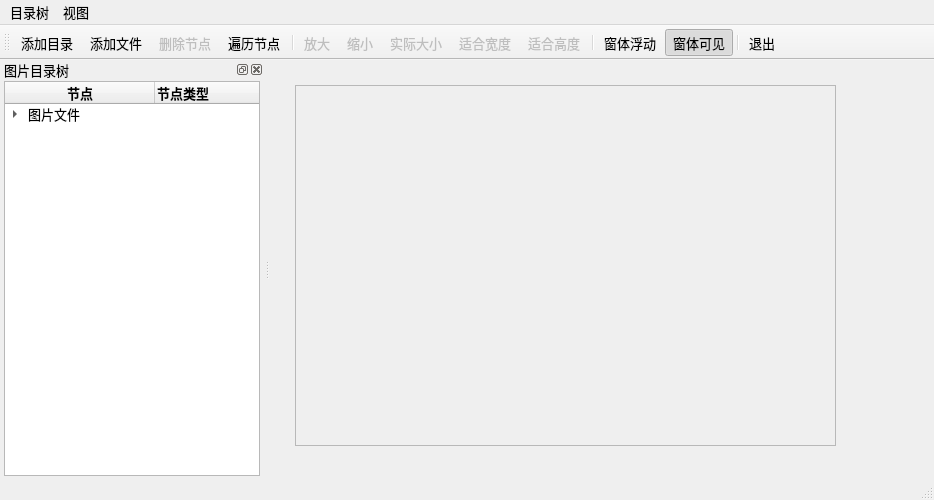
<?xml version="1.0" encoding="UTF-8"?>
<ui version="4.0">
 <class>MainWindow</class>
 <widget class="QMainWindow" name="MainWindow">
  <property name="geometry">
   <rect>
    <x>0</x>
    <y>0</y>
    <width>934</width>
    <height>500</height>
   </rect>
  </property>
  <property name="font">
   <font>
    <pointsize>10</pointsize>
   </font>
  </property>
  <property name="windowTitle">
   <string>QTreeWidget的使用</string>
  </property>
  <widget class="QWidget" name="centralWidget">
   <widget class="QScrollArea" name="scrollArea">
    <property name="geometry">
     <rect>
      <x>25</x>
      <y>25</y>
      <width>541</width>
      <height>361</height>
     </rect>
    </property>
    <property name="minimumSize">
     <size>
      <width>200</width>
      <height>0</height>
     </size>
    </property>
    <property name="sizeAdjustPolicy">
     <enum>QAbstractScrollArea::AdjustIgnored</enum>
    </property>
    <property name="widgetResizable">
     <bool>true</bool>
    </property>
    <property name="alignment">
     <set>Qt::AlignCenter</set>
    </property>
    <widget class="QWidget" name="scrollAreaWidgetContents">
     <property name="geometry">
      <rect>
       <x>0</x>
       <y>0</y>
       <width>539</width>
       <height>359</height>
      </rect>
     </property>
     <layout class="QVBoxLayout" name="verticalLayout_2">
      <item>
       <widget class="QLabel" name="LabPicture">
        <property name="text">
         <string/>
        </property>
        <property name="scaledContents">
         <bool>false</bool>
        </property>
        <property name="alignment">
         <set>Qt::AlignCenter</set>
        </property>
       </widget>
      </item>
     </layout>
    </widget>
   </widget>
  </widget>
  <widget class="QMenuBar" name="menuBar">
   <property name="geometry">
    <rect>
     <x>0</x>
     <y>0</y>
     <width>934</width>
     <height>23</height>
    </rect>
   </property>
   <widget class="QMenu" name="menuPic">
    <property name="title">
     <string>目录树</string>
    </property>
    <addaction name="actAddFolder"/>
    <addaction name="actAddFiles"/>
    <addaction name="actDeleteItem"/>
    <addaction name="actScanItems"/>
    <addaction name="separator"/>
    <addaction name="actQuit"/>
   </widget>
   <widget class="QMenu" name="menuView">
    <property name="title">
     <string>视图</string>
    </property>
    <addaction name="actZoomIn"/>
    <addaction name="actZoomOut"/>
    <addaction name="actZoomRealSize"/>
    <addaction name="actZoomFitW"/>
    <addaction name="actZoomFitH"/>
   </widget>
   <addaction name="menuPic"/>
   <addaction name="menuView"/>
  </widget>
  <widget class="QToolBar" name="mainToolBar">
   <property name="toolButtonStyle">
    <enum>Qt::ToolButtonTextUnderIcon</enum>
   </property>
   <attribute name="toolBarArea">
    <enum>TopToolBarArea</enum>
   </attribute>
   <attribute name="toolBarBreak">
    <bool>false</bool>
   </attribute>
   <addaction name="actAddFolder"/>
   <addaction name="actAddFiles"/>
   <addaction name="actDeleteItem"/>
   <addaction name="actScanItems"/>
   <addaction name="separator"/>
   <addaction name="actZoomIn"/>
   <addaction name="actZoomOut"/>
   <addaction name="actZoomRealSize"/>
   <addaction name="actZoomFitW"/>
   <addaction name="actZoomFitH"/>
   <addaction name="separator"/>
   <addaction name="actDockFloat"/>
   <addaction name="actDockVisible"/>
   <addaction name="separator"/>
   <addaction name="actQuit"/>
  </widget>
  <widget class="QStatusBar" name="statusBar"/>
  <widget class="QDockWidget" name="dockWidget">
   <property name="features">
    <set>QDockWidget::AllDockWidgetFeatures</set>
   </property>
   <property name="allowedAreas">
    <set>Qt::LeftDockWidgetArea|Qt::RightDockWidgetArea</set>
   </property>
   <property name="windowTitle">
    <string>图片目录树</string>
   </property>
   <attribute name="dockWidgetArea">
    <number>1</number>
   </attribute>
   <widget class="QWidget" name="dockWidgetContents">
    <layout class="QVBoxLayout" name="verticalLayout">
     <property name="leftMargin">
      <number>4</number>
     </property>
     <property name="topMargin">
      <number>2</number>
     </property>
     <property name="rightMargin">
      <number>4</number>
     </property>
     <property name="bottomMargin">
      <number>2</number>
     </property>
     <item>
      <widget class="QTreeWidget" name="treeFiles">
       <property name="columnCount">
        <number>2</number>
       </property>
       <attribute name="headerDefaultSectionSize">
        <number>150</number>
       </attribute>
       <column>
        <property name="text">
         <string>节点</string>
        </property>
        <property name="font">
         <font>
          <weight>75</weight>
          <bold>true</bold>
         </font>
        </property>
        <property name="textAlignment">
         <set>AlignCenter</set>
        </property>
       </column>
       <column>
        <property name="text">
         <string>节点类型</string>
        </property>
        <property name="font">
         <font>
          <weight>75</weight>
          <bold>true</bold>
         </font>
        </property>
        <property name="textAlignment">
         <set>AlignLeading|AlignVCenter</set>
        </property>
       </column>
       <item>
        <property name="text">
         <string>图片文件</string>
        </property>
        <property name="icon">
         <iconset resource="res.qrc">
          <normaloff>:/images/icons/15.ico</normaloff>:/images/icons/15.ico</iconset>
        </property>
        <item>
         <property name="text">
          <string>分组节点</string>
         </property>
         <property name="icon">
          <iconset resource="res.qrc">
           <normaloff>:/images/icons/open3.bmp</normaloff>:/images/icons/open3.bmp</iconset>
         </property>
         <item>
          <property name="text">
           <string>图片节点</string>
          </property>
          <property name="icon">
           <iconset resource="res.qrc">
            <normaloff>:/images/icons/31.ico</normaloff>:/images/icons/31.ico</iconset>
          </property>
         </item>
        </item>
        <item>
         <property name="text">
          <string>分组2</string>
         </property>
         <item>
          <property name="text">
           <string>图片2</string>
          </property>
          <property name="icon">
           <iconset resource="res.qrc">
            <normaloff>:/images/icons/31.ico</normaloff>:/images/icons/31.ico</iconset>
          </property>
         </item>
        </item>
       </item>
      </widget>
     </item>
    </layout>
   </widget>
  </widget>
  <action name="actAddFolder">
   <property name="icon">
    <iconset resource="res.qrc">
     <normaloff>:/images/icons/open3.bmp</normaloff>:/images/icons/open3.bmp</iconset>
   </property>
   <property name="text">
    <string>添加目录...</string>
   </property>
   <property name="toolTip">
    <string>添加目录</string>
   </property>
   <property name="shortcut">
    <string>Ctrl+F</string>
   </property>
  </action>
  <action name="actAddFiles">
   <property name="icon">
    <iconset resource="res.qrc">
     <normaloff>:/images/icons/824.bmp</normaloff>:/images/icons/824.bmp</iconset>
   </property>
   <property name="text">
    <string>添加文件...</string>
   </property>
   <property name="toolTip">
    <string>添加文件</string>
   </property>
   <property name="shortcut">
    <string>Ctrl+N</string>
   </property>
  </action>
  <action name="actZoomIn">
   <property name="enabled">
    <bool>false</bool>
   </property>
   <property name="icon">
    <iconset resource="res.qrc">
     <normaloff>:/images/icons/418.bmp</normaloff>:/images/icons/418.bmp</iconset>
   </property>
   <property name="text">
    <string>放大</string>
   </property>
   <property name="toolTip">
    <string>放大图片</string>
   </property>
   <property name="shortcut">
    <string>Ctrl+I</string>
   </property>
  </action>
  <action name="actZoomOut">
   <property name="enabled">
    <bool>false</bool>
   </property>
   <property name="icon">
    <iconset resource="res.qrc">
     <normaloff>:/images/icons/416.bmp</normaloff>:/images/icons/416.bmp</iconset>
   </property>
   <property name="text">
    <string>缩小</string>
   </property>
   <property name="toolTip">
    <string>缩小图片</string>
   </property>
   <property name="shortcut">
    <string>Ctrl+O</string>
   </property>
  </action>
  <action name="actZoomRealSize">
   <property name="enabled">
    <bool>false</bool>
   </property>
   <property name="icon">
    <iconset resource="res.qrc">
     <normaloff>:/images/icons/414.bmp</normaloff>:/images/icons/414.bmp</iconset>
   </property>
   <property name="text">
    <string>实际大小</string>
   </property>
   <property name="toolTip">
    <string>图片实际大小显示</string>
   </property>
  </action>
  <action name="actZoomFitW">
   <property name="enabled">
    <bool>false</bool>
   </property>
   <property name="icon">
    <iconset resource="res.qrc">
     <normaloff>:/images/icons/424.bmp</normaloff>:/images/icons/424.bmp</iconset>
   </property>
   <property name="text">
    <string>适合宽度</string>
   </property>
   <property name="toolTip">
    <string>适合宽度显示</string>
   </property>
   <property name="shortcut">
    <string>Ctrl+W</string>
   </property>
  </action>
  <action name="actDeleteItem">
   <property name="enabled">
    <bool>false</bool>
   </property>
   <property name="icon">
    <iconset resource="res.qrc">
     <normaloff>:/images/icons/delete1.bmp</normaloff>:/images/icons/delete1.bmp</iconset>
   </property>
   <property name="text">
    <string>删除节点</string>
   </property>
   <property name="toolTip">
    <string>删除节点</string>
   </property>
  </action>
  <action name="actQuit">
   <property name="icon">
    <iconset resource="res.qrc">
     <normaloff>:/images/icons/exit.bmp</normaloff>:/images/icons/exit.bmp</iconset>
   </property>
   <property name="text">
    <string>退出</string>
   </property>
   <property name="toolTip">
    <string>退出本系统</string>
   </property>
  </action>
  <action name="actZoomFitH">
   <property name="enabled">
    <bool>false</bool>
   </property>
   <property name="icon">
    <iconset resource="res.qrc">
     <normaloff>:/images/icons/426.bmp</normaloff>:/images/icons/426.bmp</iconset>
   </property>
   <property name="text">
    <string>适合高度</string>
   </property>
   <property name="shortcut">
    <string>Ctrl+H</string>
   </property>
  </action>
  <action name="actScanItems">
   <property name="icon">
    <iconset resource="res.qrc">
     <normaloff>:/images/icons/fold.bmp</normaloff>:/images/icons/fold.bmp</iconset>
   </property>
   <property name="text">
    <string>遍历节点</string>
   </property>
   <property name="toolTip">
    <string>遍历节点</string>
   </property>
  </action>
  <action name="actDockVisible">
   <property name="checkable">
    <bool>true</bool>
   </property>
   <property name="checked">
    <bool>true</bool>
   </property>
   <property name="icon">
    <iconset resource="res.qrc">
     <normaloff>:/images/icons/414.bmp</normaloff>:/images/icons/414.bmp</iconset>
   </property>
   <property name="text">
    <string>窗体可见</string>
   </property>
   <property name="toolTip">
    <string>窗体可见</string>
   </property>
  </action>
  <action name="actDockFloat">
   <property name="checkable">
    <bool>true</bool>
   </property>
   <property name="checked">
    <bool>false</bool>
   </property>
   <property name="icon">
    <iconset resource="res.qrc">
     <normaloff>:/images/icons/814.bmp</normaloff>:/images/icons/814.bmp</iconset>
   </property>
   <property name="text">
    <string>窗体浮动</string>
   </property>
   <property name="toolTip">
    <string>窗体浮动</string>
   </property>
  </action>
 </widget>
 <layoutdefault spacing="6" margin="11"/>
 <resources>
  <include location="res.qrc"/>
 </resources>
 <connections>
  <connection>
   <sender>actQuit</sender>
   <signal>triggered()</signal>
   <receiver>MainWindow</receiver>
   <slot>close()</slot>
   <hints>
    <hint type="sourcelabel">
     <x>-1</x>
     <y>-1</y>
    </hint>
    <hint type="destinationlabel">
     <x>522</x>
     <y>286</y>
    </hint>
   </hints>
  </connection>
 </connections>
</ui>
